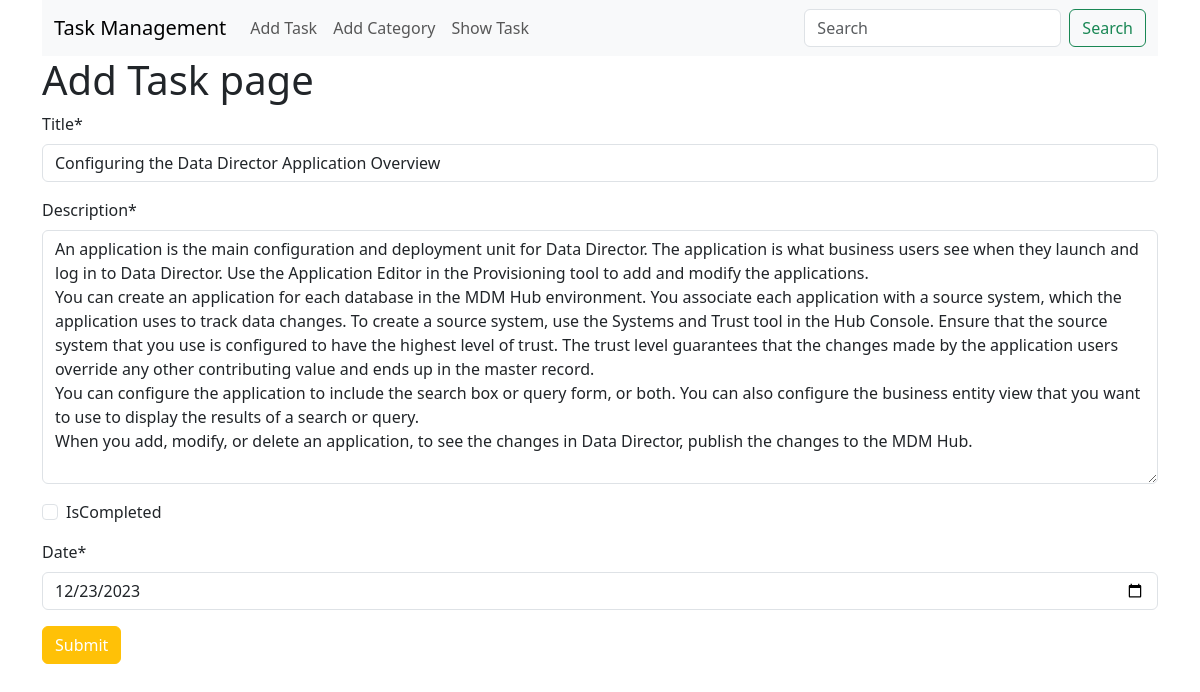
Page /task/edit/6 on the committed database.
### task/models.py (models this page shows, shortened)
class TaskModel(models.Model):
    title = models.CharField(max_length=100)
    description = models.TextField()
    isCompleted = models.BooleanField(default=False)
    date = models.DateField()

### task/views.py (the view)
# urls.py: path('edit/<int:id>',views.edit_task,name='edit_task'),
def edit_task(request,id):
    task = models.TaskModel.objects.get(pk=id)
    task_form = forms.TaskForm(instance=task)
    if request.method == 'POST':
        task_form = forms.TaskForm(request.POST,instance=task)
        if task_form.is_valid():
            print(task_form.cleaned_data)
            task_form.save()
            return redirect('show_task')
    return render(request, 'task.html',{'form':task_form})

### task/forms.py
class TaskForm(forms.ModelForm):
    class Meta:
        model = TaskModel
        fields = '__all__'
        widgets = {
            'date': forms.DateInput(attrs={'type': 'date'}),
        }

### task/templates/task.html (shortened to what this page needs)
{% extends "base.html" %} {% block content %} {% load static %} {% load crispy_forms_tags %}
<form method="POST" enctype="multipart/form-data">
    <h1>Add Task page</h1>
    {{ form | crispy }}
    <button type="submit" class="btn btn-warning text-white">Submit</button>
</form>
{% endblock %}

### rows in the picture
TaskModel: title "Configuring the Data Director Application Overview", description "An application is the main configuration and deployment unit for Data Director. The application is what business users see when they launch and log in to Data Director. Use the Application Editor in the Provisioning tool to add and modify the applications. You can create an application for each database in the MDM Hub environment. You associate each application with a source system, which the application uses to track data changes. To create a source system, use the Systems and Trust tool in the Hub Console. Ensure that the source system that you use is configured to have the highest level of trust. The trust level guarantees that the changes made by the application users override any other…", date "12/23/2023"
